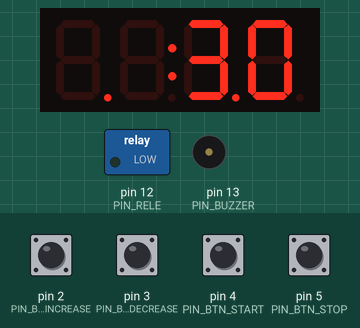
A sketch run on a simulated Arduino Uno, built with avr-gcc and run on an emulated ATmega328P. On the bench: 4-digit seven-segment display, switched loads named in the sketch (green lamp = pin HIGH), buzzer (waves = sounding). The inputs (shaded band) are chosen by the test bench; at power-on: pin 2 (PIN_BTN_INCREASE), pin 3 (PIN_BTN_DECREASE), pin 4 (PIN_BTN_START), pin 5 (PIN_BTN_STOP) HIGH.

Above: at 2.2 s.
2.3 s: pin 2 (PIN_BTN_INCREASE) pulled LOW for 0.15 s
At 3.6 s:
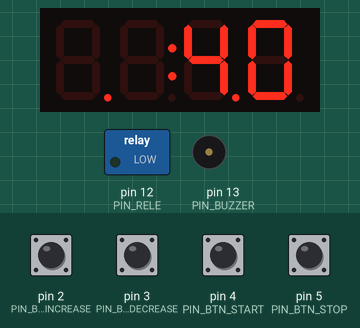
3.9 s: pin 4 (PIN_BTN_START) pulled LOW for 1 s
At 6.0 s:
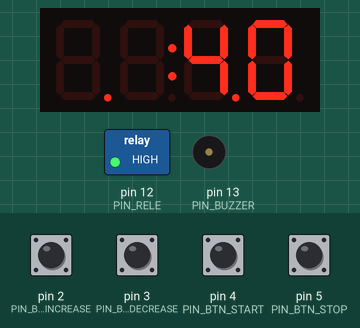
6.4 s: pin 3 (PIN_BTN_DECREASE) pulled LOW for 1 s
At 10.9 s:
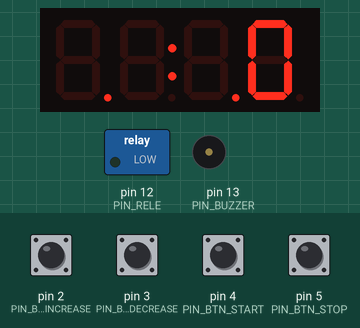
Timing chart, 0 to 12.4 s (numbered marks = the images above; inputs shaded):
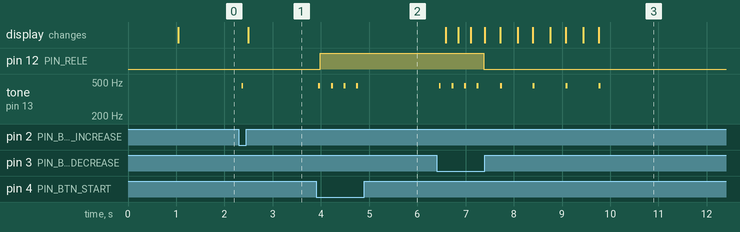

The sketch:

Vibratory-Tumbler.ino
```cpp
// (licence header left out)
#include <TM1637Display.h>

const int PIN_BTN_INCREASE = 2;
const int PIN_BTN_DECREASE = 3;
const int PIN_BTN_START = 4;
const int PIN_BTN_STOP = 5;

const int PIN_DISPLAY_CLK = 7;
const int PIN_DISPLAY_DIO = 8;

const int PIN_RELE = 12;
const int PIN_BUZZER = 13;

const long int SCALE = 60; // 1 = seconds, 60 = minutes

// arrays that turns all segments on/off
const uint8_t segments_all_on[] = {0xff, 0xff, 0xff, 0xff};
const uint8_t segments_all_off[] = {0x00, 0x00, 0x00, 0x00};

// individual segments to spell 'HOLA' word
const uint8_t segments_hola[] = {
  SEG_B | SEG_C | SEG_E | SEG_F | SEG_G,           // H
  SEG_A | SEG_B | SEG_C | SEG_D | SEG_E | SEG_F,   // O
  SEG_D | SEG_E | SEG_F,                           // L
  SEG_A | SEG_B | SEG_C | SEG_E | SEG_F | SEG_G    // A
};

// create display object of type TM1637Display
// e.g. #01: display.showNumberDec(24, false, 2, 0);
// e.g. #02: display.showNumberDecEx(countdown, 0b11100000, false, 4, 0);
// e.g. #03: display.setSegments(segments_celsius, 2, 2);
TM1637Display display = TM1637Display(PIN_DISPLAY_CLK, PIN_DISPLAY_DIO);

// variables to stores countdown timer
int countdown = 30;
bool countdown_enabled = false;
unsigned long int countdown_next_milis = 0;

// variables to store the push-buttons readed value
int btnIncreaseState = 0;
int btnDecreaseState = 0;
int btnStartState = 0;
int btnStopState = 0;

// functions declaration
int convertToTimelyNumber(int countNumber);
void setBeep(int frecuency = 450, int duration = 40);
void setRele(bool status);
void timeoutBlinkSecuence();


void setup() {

  // Serial.begin(9600);
  // Serial.println();

  pinMode(PIN_BTN_INCREASE, INPUT_PULLUP);
  pinMode(PIN_BTN_DECREASE, INPUT_PULLUP);
  pinMode(PIN_BTN_START, INPUT_PULLUP);
  pinMode(PIN_BTN_STOP, INPUT_PULLUP);

  pinMode(PIN_BUZZER, OUTPUT);
  pinMode(PIN_RELE, OUTPUT);

  display.clear();
  display.setBrightness(2);
  delay(1000);
}


void loop() {

  // read the state of push-buttons
  btnIncreaseState = digitalRead(PIN_BTN_INCREASE);
  btnDecreaseState = digitalRead(PIN_BTN_DECREASE);
  btnStartState = digitalRead(PIN_BTN_START);
  btnStopState = digitalRead(PIN_BTN_STOP);

  // check if the push-buttons are pressed
  if (btnIncreaseState == LOW) {
    countdown = countdown + 10;
    setBeep();
    delay(100);
  }

  if (btnDecreaseState == LOW) {
    countdown = countdown - 10;
    if (countdown < 0) { countdown = 0; }
    setBeep();
    delay(100);
  }

  if (btnStartState == LOW && countdown > 0) {
    countdown_next_milis = millis() + (SCALE * 1000);
    countdown_enabled = true;
    setBeep();
    setRele(true);
    delay(100);
  }

  if (btnStopState == LOW) {
    if (countdown_enabled == true) {
      countdown_enabled = false;
      setRele(false);
    } else { // countdown_enabled == false
      countdown = 0;
    }
    setBeep();
    delay(100);
  }

  // countdown calculations
  if (countdown_enabled == true && countdown > 0) {
    if (millis() > countdown_next_milis) {
      countdown_next_milis = countdown_next_milis + (SCALE * 1000);
      countdown = countdown - 1;
    }
  }

  if (countdown_enabled == true && countdown == 0) {
    countdown_enabled = false;
    setRele(false);
    timeoutBlinkSecuence();
  }

  // print count down
  // params: number to display, ':' simbol, fill with zeros, digits to use (right->left), position (0,1,2,3)
  int timelyCountdown = convertToTimelyNumber(countdown);
  display.showNumberDecEx(timelyCountdown, 0b11100000, false, 4, 0);
  delay(100);
}


int convertToTimelyNumber(int countNumber) {

  int hours = countNumber / 60;
  int remainder = countNumber % 60;
  return hours * 100 + remainder;
}

void setBeep(int frecuency, int duration) {

  tone(PIN_BUZZER, frecuency); // send 450Hz sound signal
  delay(duration);
  noTone(PIN_BUZZER); // stop sound
}

void setRele(bool status) {

  if (status == true) {
    digitalWrite(PIN_RELE, HIGH);
  } else {
    digitalWrite(PIN_RELE, LOW);
  }
}

void timeoutBlinkSecuence() {

  for (int i = 0; i < 4; i++) {
    display.setSegments(segments_all_off, 4, 0);
    delay(300);
    display.showNumberDecEx(0, 0b11100000, false, 4, 0);
    setBeep();
    delay(300);
  }
}
```

Measured:
- after the input at 2.3 s, tone on pin 13 (PIN_BUZZER): silent → 450 Hz after 0.05 s, → silent 0.04 s later; the display: changes after 0.20 s (image 1)
- after the input at 3.9 s, pin 12 (PIN_RELE): LOW → HIGH after 0.09 s; tone on pin 13 (PIN_BUZZER): alternates 450 Hz for 0.04 s and silent for 0.22 s, 8 changes in all, then stays silent, starting after 0.05 s
- after the input at 6.4 s, pin 12 (PIN_RELE): HIGH → LOW after 0.97 s; tone on pin 13 (PIN_BUZZER): goes 3 × (450 Hz 0.04 s, silent 0.22 s), 450 Hz 0.04 s, silent 0.44 s, 3 × (450 Hz 0.04 s, silent 0.64 s), 450 Hz 0.04 s, then silent, starting after 0.05 s; the display: first changes after 0.19 s (image 3 shows a later state)
